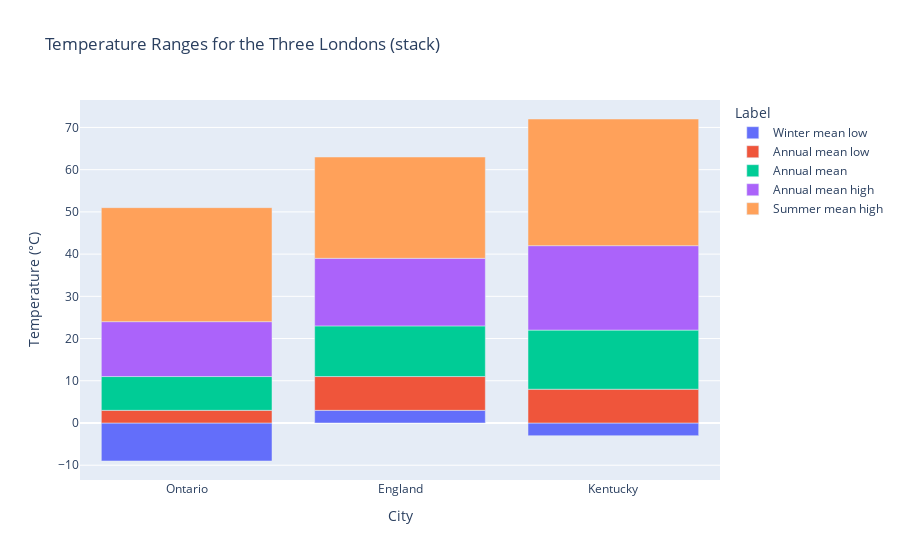

Notebook cell for this chart:
### Code cell
fig = px.bar(
    df,
    x="City",
    y="Temperature",
    color="Label",
    title="Temperature Ranges for the Three Londons (stack)",
    labels={"Temperature": "Temperature (°C)"},
)
fig.update_layout(colorway=px.colors.sequential.Plasma)

fig

### Figure 1 — Plotly figure (JSON) as saved in the notebook; plotly's stock layout.template omitted (floating-point values rounded to 4 significant figures)
{"data": [{"alignmentgroup": "True", "hovertemplate": "Label=Winter mean low<br>City=%{x}<br>Temperature (°C)=%{y}<extra></extra>", "legendgroup": "Winter mean low", "marker": {"color": "#636efa", "pattern": {"shape": ""}}, "name": "Winter mean low", "offsetgroup": "Winter mean low", "orientation": "v", "showlegend": true, "textposition": "auto", "type": "bar", "x": ["Ontario", "England", "Kentucky"], "xaxis": "x", "y": [-9, 3, -3], "yaxis": "y"}, {"alignmentgroup": "True", "hovertemplate": "Label=Annual mean low<br>City=%{x}<br>Temperature (°C)=%{y}<extra></extra>", "legendgroup": "Annual mean low", "marker": {"color": "#EF553B", "pattern": {"shape": ""}}, "name": "Annual mean low", "offsetgroup": "Annual mean low", "orientation": "v", "showlegend": true, "textposition": "auto", "type": "bar", "x": ["Ontario", "England", "Kentucky"], "xaxis": "x", "y": [3, 8, 8], "yaxis": "y"}, {"alignmentgroup": "True", "hovertemplate": "Label=Annual mean<br>City=%{x}<br>Temperature (°C)=%{y}<extra></extra>", "legendgroup": "Annual mean", "marker": {"color": "#00cc96", "pattern": {"shape": ""}}, "name": "Annual mean", "offsetgroup": "Annual mean", "orientation": "v", "showlegend": true, "textposition": "auto", "type": "bar", "x": ["Ontario", "England", "Kentucky"], "xaxis": "x", "y": [8, 12, 14], "yaxis": "y"}, {"alignmentgroup": "True", "hovertemplate": "Label=Annual mean high<br>City=%{x}<br>Temperature (°C)=%{y}<extra></extra>", "legendgroup": "Annual mean high", "marker": {"color": "#ab63fa", "pattern": {"shape": ""}}, "name": "Annual mean high", "offsetgroup": "Annual mean high", "orientation": "v", "showlegend": true, "textposition": "auto", "type": "bar", "x": ["Ontario", "England", "Kentucky"], "xaxis": "x", "y": [13, 16, 20], "yaxis": "y"}, {"alignmentgroup": "True", "hovertemplate": "Label=Summer mean high<br>City=%{x}<br>Temperature (°C)=%{y}<extra></extra>", "legendgroup": "Summer mean high", "marker": {"color": "#FFA15A", "pattern": {"shape": ""}}, "name": "Summer mean high", "offsetgroup": "Summer mean high", "orientation": "v", "showlegend": true, "textposition": "auto", "type": "bar", "x": ["Ontario", "England", "Kentucky"], "xaxis": "x", "y": [27, 24, 30], "yaxis": "y"}], "layout": {"barmode": "relative", "colorway": ["#0d0887", "#46039f", "#7201a8", "#9c179e", "#bd3786", "#d8576b", "#ed7953", "#fb9f3a", "#fdca26", "#f0f921"], "legend": {"title": {"text": "Label"}, "tracegroupgap": 0}, "title": {"text": "Temperature Ranges for the Three Londons (stack)"}, "xaxis": {"anchor": "y", "domain": [0, 1], "title": {"text": "City"}}, "yaxis": {"anchor": "x", "domain": [0, 1], "title": {"text": "Temperature (°C)"}}}}
